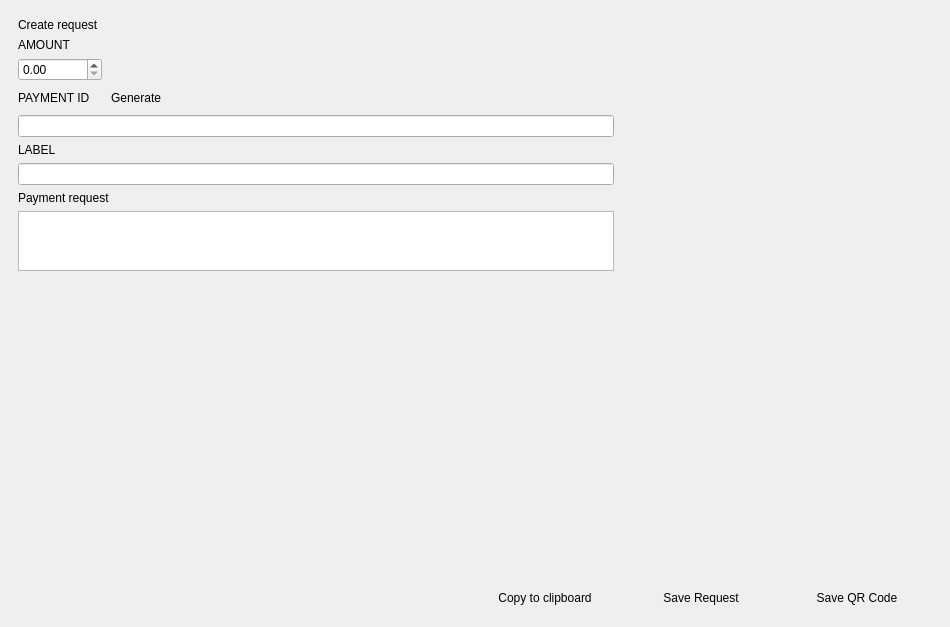
<?xml version="1.0" encoding="UTF-8"?>
<ui version="4.0">
 <class>ReceiveFrame</class>
 <widget class="QFrame" name="ReceiveFrame">
  <property name="geometry">
   <rect>
    <x>0</x>
    <y>0</y>
    <width>950</width>
    <height>627</height>
   </rect>
  </property>
  <property name="windowTitle">
   <string>Frame</string>
  </property>
  <property name="frameShape">
   <enum>QFrame::NoFrame</enum>
  </property>
  <property name="frameShadow">
   <enum>QFrame::Plain</enum>
  </property>
  <layout class="QVBoxLayout" name="verticalLayout">
   <property name="spacing">
    <number>0</number>
   </property>
   <property name="leftMargin">
    <number>0</number>
   </property>
   <property name="topMargin">
    <number>0</number>
   </property>
   <property name="rightMargin">
    <number>0</number>
   </property>
   <property name="bottomMargin">
    <number>0</number>
   </property>
   <item>
    <layout class="QHBoxLayout" name="horizontalLayout_4">
     <property name="topMargin">
      <number>9</number>
     </property>
     <property name="bottomMargin">
      <number>9</number>
     </property>
     <item>
      <widget class="QFrame" name="m_createRequestFrame">
       <property name="sizePolicy">
        <sizepolicy hsizetype="Expanding" vsizetype="Minimum">
         <horstretch>0</horstretch>
         <verstretch>0</verstretch>
        </sizepolicy>
       </property>
       <property name="font">
        <font>
         <weight>50</weight>
         <bold>false</bold>
        </font>
       </property>
       <layout class="QVBoxLayout" name="verticalLayout_5">
        <property name="leftMargin">
         <number>18</number>
        </property>
        <property name="rightMargin">
         <number>9</number>
        </property>
        <item>
         <widget class="WalletGui::WalletHeaderLabel" name="label">
          <property name="sizePolicy">
           <sizepolicy hsizetype="Preferred" vsizetype="Preferred">
            <horstretch>0</horstretch>
            <verstretch>0</verstretch>
           </sizepolicy>
          </property>
          <property name="minimumSize">
           <size>
            <width>0</width>
            <height>13</height>
           </size>
          </property>
          <property name="text">
           <string>Create request</string>
          </property>
          <property name="margin">
           <number>0</number>
          </property>
         </widget>
        </item>
        <item>
         <widget class="WalletGui::WalletNormalGrayTextLabel" name="amountLabel">
          <property name="text">
           <string>AMOUNT</string>
          </property>
         </widget>
        </item>
        <item>
         <layout class="QHBoxLayout" name="horizontalLayout_6">
          <property name="topMargin">
           <number>0</number>
          </property>
          <item>
           <widget class="QDoubleSpinBox" name="m_amountRequestSpinBox">
            <property name="decimals">
             <number>2</number>
            </property>
            <property name="maximum">
             <double>2618000000.000000000000000</double>
            </property>
           </widget>
          </item>
          <item>
           <spacer name="horizontalSpacer_2">
            <property name="orientation">
             <enum>Qt::Horizontal</enum>
            </property>
            <property name="sizeHint" stdset="0">
             <size>
              <width>299</width>
              <height>20</height>
             </size>
            </property>
           </spacer>
          </item>
         </layout>
        </item>
        <item>
         <layout class="QHBoxLayout" name="horizontalLayout_3">
          <item>
           <widget class="WalletGui::WalletNormalGrayTextLabel" name="paymentIdLabel">
            <property name="sizePolicy">
             <sizepolicy hsizetype="Maximum" vsizetype="Preferred">
              <horstretch>0</horstretch>
              <verstretch>0</verstretch>
             </sizepolicy>
            </property>
            <property name="text">
             <string>PAYMENT ID</string>
            </property>
           </widget>
          </item>
          <item>
           <widget class="WalletGui::WalletNormalLinkLikeButton" name="m_generateIdButton">
            <property name="sizePolicy">
             <sizepolicy hsizetype="Preferred" vsizetype="Fixed">
              <horstretch>0</horstretch>
              <verstretch>0</verstretch>
             </sizepolicy>
            </property>
            <property name="minimumSize">
             <size>
              <width>80</width>
              <height>0</height>
             </size>
            </property>
            <property name="text">
             <string>Generate</string>
            </property>
            <property name="flat">
             <bool>true</bool>
            </property>
           </widget>
          </item>
          <item>
           <spacer name="horizontalSpacer_4">
            <property name="orientation">
             <enum>Qt::Horizontal</enum>
            </property>
            <property name="sizeHint" stdset="0">
             <size>
              <width>40</width>
              <height>20</height>
             </size>
            </property>
           </spacer>
          </item>
         </layout>
        </item>
        <item>
         <widget class="QLineEdit" name="m_paymentIdRequestEdit"/>
        </item>
        <item>
         <widget class="WalletGui::WalletNormalGrayTextLabel" name="labelLabel">
          <property name="text">
           <string>LABEL</string>
          </property>
         </widget>
        </item>
        <item>
         <widget class="QLineEdit" name="m_labelEdit">
          <property name="minimumSize">
           <size>
            <width>300</width>
            <height>0</height>
           </size>
          </property>
         </widget>
        </item>
        <item>
         <widget class="WalletGui::WalletHeaderLabel" name="label_2">
          <property name="sizePolicy">
           <sizepolicy hsizetype="Preferred" vsizetype="Preferred">
            <horstretch>0</horstretch>
            <verstretch>0</verstretch>
           </sizepolicy>
          </property>
          <property name="minimumSize">
           <size>
            <width>0</width>
            <height>13</height>
           </size>
          </property>
          <property name="baseSize">
           <size>
            <width>0</width>
            <height>13</height>
           </size>
          </property>
          <property name="text">
           <string>Payment request</string>
          </property>
          <property name="margin">
           <number>0</number>
          </property>
         </widget>
        </item>
        <item>
         <widget class="QTextEdit" name="m_requestTextEdit">
          <property name="sizePolicy">
           <sizepolicy hsizetype="Expanding" vsizetype="Preferred">
            <horstretch>0</horstretch>
            <verstretch>0</verstretch>
           </sizepolicy>
          </property>
          <property name="minimumSize">
           <size>
            <width>300</width>
            <height>25</height>
           </size>
          </property>
          <property name="maximumSize">
           <size>
            <width>16777215</width>
            <height>60</height>
           </size>
          </property>
          <property name="baseSize">
           <size>
            <width>0</width>
            <height>100</height>
           </size>
          </property>
          <property name="readOnly">
           <bool>false</bool>
          </property>
          <property name="acceptRichText">
           <bool>false</bool>
          </property>
         </widget>
        </item>
        <item>
         <spacer name="verticalSpacer_2">
          <property name="orientation">
           <enum>Qt::Vertical</enum>
          </property>
          <property name="sizeHint" stdset="0">
           <size>
            <width>20</width>
            <height>60</height>
           </size>
          </property>
         </spacer>
        </item>
       </layout>
      </widget>
     </item>
     <item>
      <layout class="QVBoxLayout" name="verticalLayout_4">
       <property name="leftMargin">
        <number>9</number>
       </property>
       <property name="topMargin">
        <number>9</number>
       </property>
       <property name="rightMargin">
        <number>18</number>
       </property>
       <property name="bottomMargin">
        <number>9</number>
       </property>
       <item>
        <layout class="QHBoxLayout" name="horizontalLayout_7">
         <property name="topMargin">
          <number>0</number>
         </property>
         <item>
          <widget class="WalletGui::QRLabel" name="m_qrCodeRequestLabel">
           <property name="sizePolicy">
            <sizepolicy hsizetype="Preferred" vsizetype="Preferred">
             <horstretch>0</horstretch>
             <verstretch>0</verstretch>
            </sizepolicy>
           </property>
           <property name="minimumSize">
            <size>
             <width>300</width>
             <height>300</height>
            </size>
           </property>
           <property name="text">
            <string/>
           </property>
          </widget>
         </item>
        </layout>
       </item>
       <item>
        <spacer name="verticalSpacer">
         <property name="orientation">
          <enum>Qt::Vertical</enum>
         </property>
         <property name="sizeHint" stdset="0">
          <size>
           <width>20</width>
           <height>40</height>
          </size>
         </property>
        </spacer>
       </item>
      </layout>
     </item>
    </layout>
   </item>
   <item>
    <widget class="QFrame" name="m_receiveFrameButtons">
     <layout class="QHBoxLayout" name="m_receiveFrameButtonsLayout">
      <property name="leftMargin">
       <number>18</number>
      </property>
      <property name="topMargin">
       <number>18</number>
      </property>
      <property name="rightMargin">
       <number>18</number>
      </property>
      <property name="bottomMargin">
       <number>18</number>
      </property>
      <item>
       <spacer name="horizontalSpacer">
        <property name="orientation">
         <enum>Qt::Horizontal</enum>
        </property>
        <property name="sizeHint" stdset="0">
         <size>
          <width>500</width>
          <height>20</height>
         </size>
        </property>
       </spacer>
      </item>
      <item>
       <widget class="WalletGui::WalletNormalBlueButton" name="m_copyToClipBoardButton">
        <property name="sizePolicy">
         <sizepolicy hsizetype="Preferred" vsizetype="Fixed">
          <horstretch>0</horstretch>
          <verstretch>0</verstretch>
         </sizepolicy>
        </property>
        <property name="minimumSize">
         <size>
          <width>150</width>
          <height>0</height>
         </size>
        </property>
        <property name="baseSize">
         <size>
          <width>150</width>
          <height>0</height>
         </size>
        </property>
        <property name="text">
         <string>Copy to clipboard</string>
        </property>
        <property name="flat">
         <bool>true</bool>
        </property>
       </widget>
      </item>
      <item>
       <widget class="WalletGui::WalletNormalBlueButton" name="m_saveRequestButton">
        <property name="sizePolicy">
         <sizepolicy hsizetype="Preferred" vsizetype="Fixed">
          <horstretch>0</horstretch>
          <verstretch>0</verstretch>
         </sizepolicy>
        </property>
        <property name="minimumSize">
         <size>
          <width>150</width>
          <height>0</height>
         </size>
        </property>
        <property name="baseSize">
         <size>
          <width>150</width>
          <height>0</height>
         </size>
        </property>
        <property name="text">
         <string>Save Request</string>
        </property>
        <property name="flat">
         <bool>true</bool>
        </property>
       </widget>
      </item>
      <item>
       <widget class="WalletGui::WalletNormalBlueButton" name="m_saveQrCodeButton">
        <property name="sizePolicy">
         <sizepolicy hsizetype="Preferred" vsizetype="Fixed">
          <horstretch>0</horstretch>
          <verstretch>0</verstretch>
         </sizepolicy>
        </property>
        <property name="minimumSize">
         <size>
          <width>150</width>
          <height>0</height>
         </size>
        </property>
        <property name="baseSize">
         <size>
          <width>150</width>
          <height>0</height>
         </size>
        </property>
        <property name="text">
         <string>Save QR Code</string>
        </property>
        <property name="flat">
         <bool>true</bool>
        </property>
       </widget>
      </item>
     </layout>
    </widget>
   </item>
  </layout>
 </widget>
 <customwidgets>
  <customwidget>
   <class>WalletGui::QRLabel</class>
   <extends>QLabel</extends>
   <header>Gui/Common/QRLabel.h</header>
  </customwidget>
  <customwidget>
   <class>WalletGui::WalletNormalBlueButton</class>
   <extends>QPushButton</extends>
   <header>Gui/Common/WalletBlueButton.h</header>
  </customwidget>
  <customwidget>
   <class>WalletGui::WalletNormalGrayTextLabel</class>
   <extends>QLabel</extends>
   <header>Gui/Common/WalletTextLabel.h</header>
  </customwidget>
  <customwidget>
   <class>WalletGui::WalletNormalLinkLikeButton</class>
   <extends>QPushButton</extends>
   <header>Gui/Common/WalletLinkLikeButton.h</header>
  </customwidget>
  <customwidget>
   <class>WalletGui::WalletHeaderLabel</class>
   <extends>QLabel</extends>
   <header>Gui/Common/WalletTextLabel.h</header>
  </customwidget>
 </customwidgets>
 <tabstops>
  <tabstop>m_amountRequestSpinBox</tabstop>
  <tabstop>m_paymentIdRequestEdit</tabstop>
  <tabstop>m_labelEdit</tabstop>
  <tabstop>m_requestTextEdit</tabstop>
  <tabstop>m_generateIdButton</tabstop>
  <tabstop>m_copyToClipBoardButton</tabstop>
  <tabstop>m_saveRequestButton</tabstop>
  <tabstop>m_saveQrCodeButton</tabstop>
 </tabstops>
 <resources/>
 <connections>
  <connection>
   <sender>m_amountRequestSpinBox</sender>
   <signal>editingFinished()</signal>
   <receiver>ReceiveFrame</receiver>
   <slot>generateRequest()</slot>
   <hints>
    <hint type="sourcelabel">
     <x>148</x>
     <y>43</y>
    </hint>
    <hint type="destinationlabel">
     <x>474</x>
     <y>313</y>
    </hint>
   </hints>
  </connection>
  <connection>
   <sender>m_paymentIdRequestEdit</sender>
   <signal>editingFinished()</signal>
   <receiver>ReceiveFrame</receiver>
   <slot>generateRequest()</slot>
   <hints>
    <hint type="sourcelabel">
     <x>464</x>
     <y>71</y>
    </hint>
    <hint type="destinationlabel">
     <x>474</x>
     <y>313</y>
    </hint>
   </hints>
  </connection>
  <connection>
   <sender>m_labelEdit</sender>
   <signal>editingFinished()</signal>
   <receiver>ReceiveFrame</receiver>
   <slot>generateRequest()</slot>
   <hints>
    <hint type="sourcelabel">
     <x>224</x>
     <y>100</y>
    </hint>
    <hint type="destinationlabel">
     <x>474</x>
     <y>313</y>
    </hint>
   </hints>
  </connection>
  <connection>
   <sender>m_saveQrCodeButton</sender>
   <signal>clicked()</signal>
   <receiver>ReceiveFrame</receiver>
   <slot>saveQrCode()</slot>
   <hints>
    <hint type="sourcelabel">
     <x>856</x>
     <y>597</y>
    </hint>
    <hint type="destinationlabel">
     <x>474</x>
     <y>313</y>
    </hint>
   </hints>
  </connection>
  <connection>
   <sender>m_saveRequestButton</sender>
   <signal>clicked()</signal>
   <receiver>ReceiveFrame</receiver>
   <slot>saveRequest()</slot>
   <hints>
    <hint type="sourcelabel">
     <x>700</x>
     <y>597</y>
    </hint>
    <hint type="destinationlabel">
     <x>474</x>
     <y>313</y>
    </hint>
   </hints>
  </connection>
  <connection>
   <sender>m_copyToClipBoardButton</sender>
   <signal>clicked()</signal>
   <receiver>ReceiveFrame</receiver>
   <slot>copyRequest()</slot>
   <hints>
    <hint type="sourcelabel">
     <x>544</x>
     <y>597</y>
    </hint>
    <hint type="destinationlabel">
     <x>474</x>
     <y>313</y>
    </hint>
   </hints>
  </connection>
  <connection>
   <sender>m_generateIdButton</sender>
   <signal>clicked()</signal>
   <receiver>ReceiveFrame</receiver>
   <slot>generatePaymentIdClicked()</slot>
   <hints>
    <hint type="sourcelabel">
     <x>890</x>
     <y>83</y>
    </hint>
    <hint type="destinationlabel">
     <x>474</x>
     <y>313</y>
    </hint>
   </hints>
  </connection>
 </connections>
</ui>
